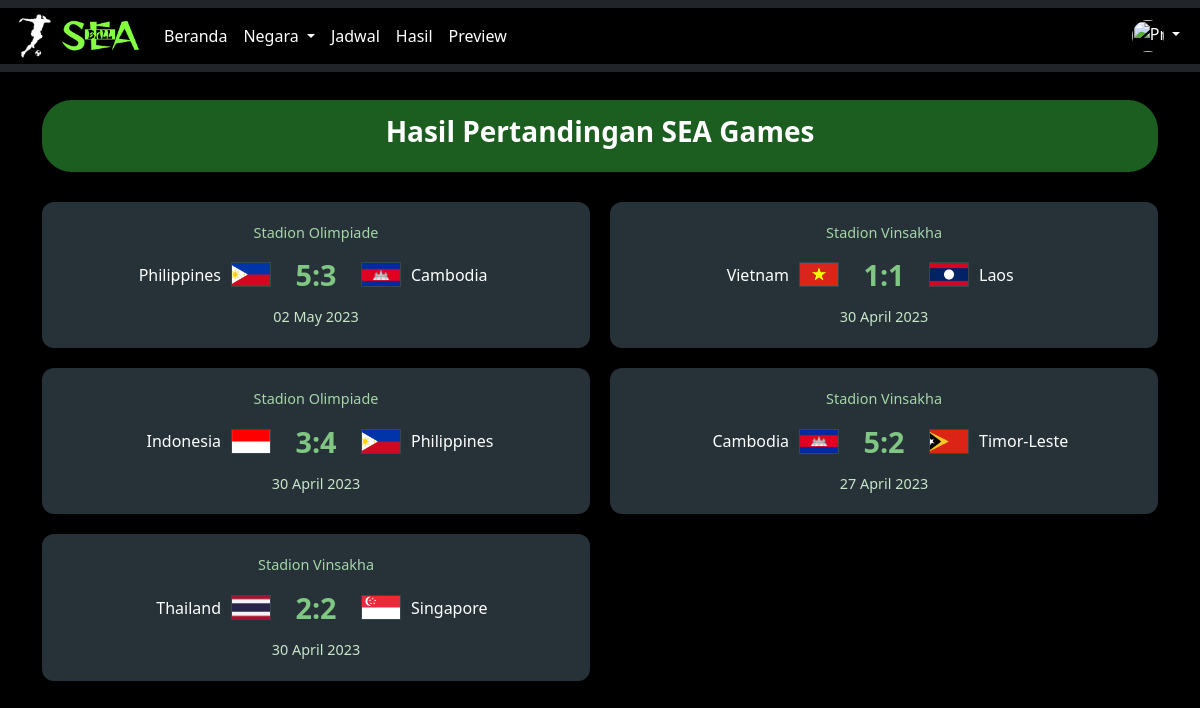
/result.php (signed in), run on the app's committed database.
### tables this page shows
CREATE TABLE `pertandingan` (
  `id` int(11) NOT NULL,
  `team1` varchar(50) NOT NULL,
  `team2` varchar(50) NOT NULL,
  `tanggal` date NOT NULL,
  `lokasi` varchar(100) NOT NULL,
  `skor1` int(11) DEFAULT NULL,
  `skor2` int(11) DEFAULT NULL,
  `status` enum('belum_dimulai','berlangsung','selesai') DEFAULT 'belum_dimulai',
  `notifikasi` tinyint(1) DEFAULT 0
);

### result.php (the view, shortened to what this page needs)
<?php
include 'navbar.php';
$sql = "SELECT * FROM pertandingan WHERE status='selesai' ORDER BY tanggal DESC";
$result = mysqli_query($koneksi, $sql);
$matches = [];
function getFlagPath($team)
{
    $flags = [
        'Indonesia' => 'assets/Indonesia.png',
        'Thailand' => 'assets/Thailand.png',
        'Vietnam' => 'assets/Vietnam.webp',
        'Philippines' => 'assets/Philippines.png',
        'Malaysia' => 'assets/Malaysia.webp',
        'Myanmar' => 'assets/Myanmar.png',
        'Laos' => 'assets/Laos.png',
        'Singapore' => 'assets/Singapore.webp',
        'Timor Leste' => 'assets/East_Timor.png',
        'Timor-Leste' => 'assets/East_Timor.png',
        'Cambodia' => 'assets/Cambodia.png',
    ];
    return $flags[$team] ?? 'assets/default.png';
}
while ($row = mysqli_fetch_assoc($result)) {
    $matches[] = [
        'team1' => $row['team1'],
        'team2' => $row['team2'],
        'location' => $row['lokasi'],
        'date' => date('d F Y', strtotime($row['tanggal'])),
        'flag1' => getFlagPath($row['team1']),
        'flag2' => getFlagPath($row['team2']),
        'skor1' => $row['skor1'],
        'skor2' => $row['skor2']
    ];
}
$total = count($matches);
$half = ceil($total / 2);
$matchesLeft = array_slice($matches, 0, $half);
$matchesRight = array_slice($matches, $half);
?>
<!doctype html>
<html lang="en">
<head>
    <link href="https://cdn.jsdelivr.net/npm/bootstrap@5.3.3/dist/css/bootstrap.min.css" rel="stylesheet" />
</head>
<body>
    <div class="container">
        <div class="header">
            <h3><b>Hasil Pertandingan SEA Games</b></h3>
        </div>
        <div class="match-container">
            <div class="match-column">
                <?php foreach ($matchesLeft as $match): ?>
                    <div class="match-card">
                        <div class="location"><?= htmlspecialchars($match['location']) ?></div>
                        <div class="match-teams">
                            <div class="team team-left">
                                <span class="team-name"><?= htmlspecialchars($match['team1']) ?></span>
                                <img src="<?= htmlspecialchars($match['flag1']) ?>" alt="<?= htmlspecialchars($match['team1']) ?>" class="flag">
                            </div>
                            <div class="score"><?= htmlspecialchars($match['skor1']) ?>:<?= htmlspecialchars($match['skor2']) ?></div>
                            <div class="team team-right">
                                <img src="<?= htmlspecialchars($match['flag2']) ?>" alt="<?= htmlspecialchars($match['team2']) ?>" class="flag">
                                <span class="team-name"><?= htmlspecialchars($match['team2']) ?></span>
                            </div>
                        </div>
                        <div class="date"><?= htmlspecialchars($match['date']) ?></div>
                    </div>
                <?php endforeach; ?>
            </div>
            <div class="match-column">
                <?php foreach ($matchesRight as $match): ?>
                    <div class="match-card">
                        <div class="location"><?= htmlspecialchars($match['location']) ?></div>
                        <div class="match-teams">
                            <div class="team team-left">
                                <span class="team-name"><?= htmlspecialchars($match['team1']) ?></span>
                                <img src="<?= htmlspecialchars($match['flag1']) ?>" alt="<?= htmlspecialchars($match['team1']) ?>" class="flag">
                            </div>
                            <div class="score"><?= htmlspecialchars($match['skor1']) ?>:<?= htmlspecialchars($match['skor2']) ?></div>
                            <div class="team team-right">
                                <img src="<?= htmlspecialchars($match['flag2']) ?>" alt="<?= htmlspecialchars($match['team2']) ?>" class="flag">
                                <span class="team-name"><?= htmlspecialchars($match['team2']) ?></span>
                            </div>
                        </div>
                        <div class="date"><?= htmlspecialchars($match['date']) ?></div>
                    </div>
                <?php endforeach; ?>
            </div>
        </div>
    </div>
</body>
</html>

### result.php (style rules this page uses)
body { background-color: black; color: white; }
.header { background-color: #1b5e20; color: white; margin-top: 100px; padding: 15px; text-align: center; border-radius: 30px; margin-bottom: 30px; }
.match-container { display: flex; gap: 20px; margin-bottom: 30px; }
.match-column { flex: 1; }
.match-card { background-color: #263238; border-radius: 12px; padding: 20px; margin-bottom: 20px; transition: all 0.3s ease; }
.location { color: #a5d6a7; font-size: 0.9rem; margin-bottom: 10px; text-align: center; }
.match-teams { display: flex; justify-content: space-between; align-items: center; margin-bottom: 10px; }
.team { display: flex; align-items: center; flex: 1; }
.team-left { justify-content: flex-end; text-align: right; }
.team-right { justify-content: flex-start; text-align: left; }
.team-name { margin: 0 10px; }
.score { font-size: 1.8rem; font-weight: bold; color: #81c784; margin: 0 15px; min-width: 60px; text-align: center; }
.flag { width: 40px; height: 25px; object-fit: cover; border: 1px solid #37474f; }
.date { color: #c8e6c9; font-size: 0.9rem; text-align: center; margin-top: 10px; }

### data on the page
pertandingan: lokasi "Stadion Olimpiade", team1 "Philippines", team1 (picture), skor1 "5", skor2 "3", team2 (picture), team2 "Cambodia", date "02 May 2023"
pertandingan: lokasi "Stadion Olimpiade", team1 "Indonesia", team1 (picture), skor1 "3", skor2 "4", team2 (picture), team2 "Philippines", date "30 April 2023"
pertandingan: lokasi "Stadion Vinsakha", team1 "Thailand", team1 (picture), skor1 "2", skor2 "2", team2 (picture), team2 "Singapore", date "30 April 2023"
pertandingan: lokasi "Stadion Vinsakha", team1 "Vietnam", team1 (picture), skor1 "1", skor2 "1", team2 (picture), team2 "Laos", date "30 April 2023"
pertandingan: lokasi "Stadion Vinsakha", team1 "Cambodia", team1 (picture), skor1 "5", skor2 "2", shows a picture, team2 "Timor-Leste", date "27 April 2023"
